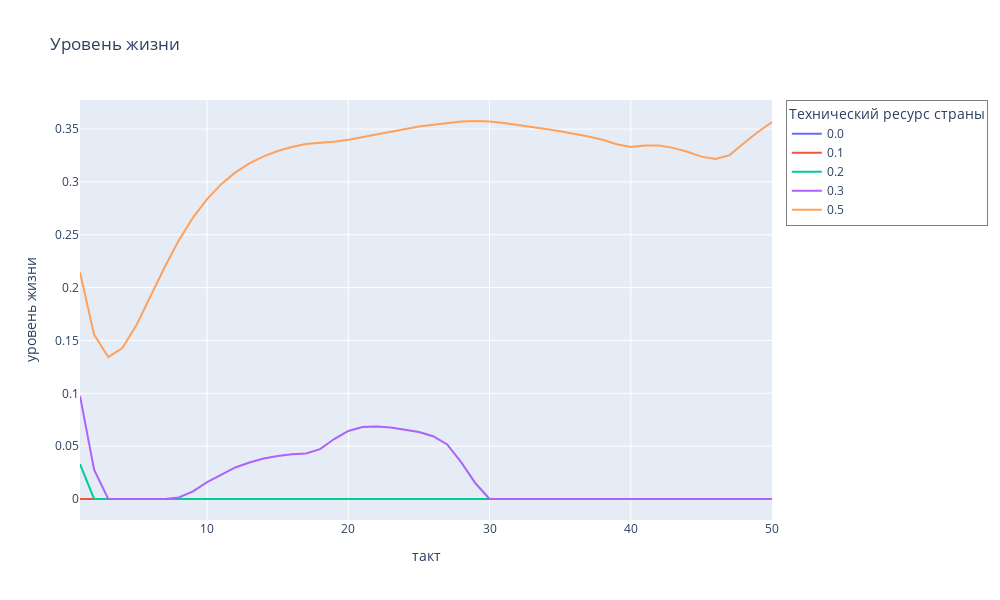

Notebook cell for this chart:
### Code cell
df5_ls = pd.read_csv('experiment_3_li.txt', names=['livst', 'country', 'i', 'inst'])
fig = px.line(df5_ls, x='i', y='livst', color='country', title='Уровень жизни')
fig.update_layout(
    width=1000, 
    height=600,
    xaxis_title='такт',  
    yaxis_title='уровень жизни', 
    showlegend=True,  
    legend_title='Технический ресурс страны',  
    legend=dict(
        bgcolor='rgba(255, 255, 255, 0.5)',  
        bordercolor='rgba(0, 0, 0, 0.5)',  
        borderwidth=1)
)
fig.show()
fig.write_image("livst52.png")

### Figure 1 — Plotly figure (JSON) as saved in the notebook; plotly's stock layout.template omitted (floating-point values rounded to 4 significant figures)
{"data": [{"hovertemplate": "country=0.0<br>i=%{x}<br>livst=%{y}<extra></extra>", "legendgroup": "0.0", "line": {"color": "#636efa", "dash": "solid"}, "marker": {"symbol": "circle"}, "mode": "lines", "name": "0.0", "orientation": "v", "showlegend": true, "type": "scatter", "x": [1, 2, 3, 4, 5, 6, 7, 8, 9, 10, 11, 12, 13, 14, 15, 16, 17, 18, 19, 20, 21, 22, 23, 24, 25, 26, 27, 28, 29, 30, 31, 32, 33, 34, 35, 36, 37, 38, 39, 40, 41, 42, 43, 44, 45, 46, 47, 48, 49, 50], "xaxis": "x", "y": [0, 0, 0, 0, 0, 0, 0, 0, 0, 0, 0, 0, 0, 0, 0, 0, 0, 0, 0, 0, 0, 0, 0, 0, 0, 0, 0, 0, 0, 0, 0, 0, 0, 0, 0, 0, 0, 0, 0, 0, 0, 0, 0, 0, 0, 0, 0, 0, 0, 0], "yaxis": "y"}, {"hovertemplate": "country=0.1<br>i=%{x}<br>livst=%{y}<extra></extra>", "legendgroup": "0.1", "line": {"color": "#EF553B", "dash": "solid"}, "marker": {"symbol": "circle"}, "mode": "lines", "name": "0.1", "orientation": "v", "showlegend": true, "type": "scatter", "x": [1, 2, 3, 4, 5, 6, 7, 8, 9, 10, 11, 12, 13, 14, 15, 16, 17, 18, 19, 20, 21, 22, 23, 24, 25, 26, 27, 28, 29, 30, 31, 32, 33, 34, 35, 36, 37, 38, 39, 40, 41, 42, 43, 44, 45, 46, 47, 48, 49, 50], "xaxis": "x", "y": [0, 0, 0, 0, 0, 0, 0, 0, 0, 0, 0, 0, 0, 0, 0, 0, 0, 0, 0, 0, 0, 0, 0, 0, 0, 0, 0, 0, 0, 0, 0, 0, 0, 0, 0, 0, 0, 0, 0, 0, 0, 0, 0, 0, 0, 0, 0, 0, 0, 0], "yaxis": "y"}, {"hovertemplate": "country=0.2<br>i=%{x}<br>livst=%{y}<extra></extra>", "legendgroup": "0.2", "line": {"color": "#00cc96", "dash": "solid"}, "marker": {"symbol": "circle"}, "mode": "lines", "name": "0.2", "orientation": "v", "showlegend": true, "type": "scatter", "x": [1, 2, 3, 4, 5, 6, 7, 8, 9, 10, 11, 12, 13, 14, 15, 16, 17, 18, 19, 20, 21, 22, 23, 24, 25, 26, 27, 28, 29, 30, 31, 32, 33, 34, 35, 36, 37, 38, 39, 40, 41, 42, 43, 44, 45, 46, 47, 48, 49, 50], "xaxis": "x", "y": [0.03302, 0, 0, 0, 0, 0, 0, 0, 0, 0, 0, 0, 0, 0, 0, 0, 0, 0, 0, 0, 0, 0, 0, 0, 0, 0, 0, 0, 0, 0, 0, 0, 0, 0, 0, 0, 0, 0, 0, 0, 0, 0, 0, 0, 0, 0, 0, 0, 0, 0], "yaxis": "y"}, {"hovertemplate": "country=0.3<br>i=%{x}<br>livst=%{y}<extra></extra>", "legendgroup": "0.3", "line": {"color": "#ab63fa", "dash": "solid"}, "marker": {"symbol": "circle"}, "mode": "lines", "name": "0.3", "orientation": "v", "showlegend": true, "type": "scatter", "x": [1, 2, 3, 4, 5, 6, 7, 8, 9, 10, 11, 12, 13, 14, 15, 16, 17, 18, 19, 20, 21, 22, 23, 24, 25, 26, 27, 28, 29, 30, 31, 32, 33, 34, 35, 36, 37, 38, 39, 40, 41, 42, 43, 44, 45, 46, 47, 48, 49, 50], "xaxis": "x", "y": [0.0974, 0.02769, 0, 0, 0, 0, 0, 0.001493, 0.007172, 0.01593, 0.023, 0.02985, 0.03447, 0.03832, 0.04061, 0.04233, 0.04311, 0.04715, 0.05671, 0.06442, 0.06804, 0.06862, 0.06755, 0.06584, 0.06344, 0.05942, 0.05165, 0.03465, 0.01489, 0, 0, 0, 0, 0, 0, 0, 0, 0, 0, 0, 0, 0, 0, 0, 0, 0, 0, 0, 0, 0], "yaxis": "y"}, {"hovertemplate": "country=0.5<br>i=%{x}<br>livst=%{y}<extra></extra>", "legendgroup": "0.5", "line": {"color": "#FFA15A", "dash": "solid"}, "marker": {"symbol": "circle"}, "mode": "lines", "name": "0.5", "orientation": "v", "showlegend": true, "type": "scatter", "x": [1, 2, 3, 4, 5, 6, 7, 8, 9, 10, 11, 12, 13, 14, 15, 16, 17, 18, 19, 20, 21, 22, 23, 24, 25, 26, 27, 28, 29, 30, 31, 32, 33, 34, 35, 36, 37, 38, 39, 40, 41, 42, 43, 44, 45, 46, 47, 48, 49, 50], "xaxis": "x", "y": [0.2144, 0.1555, 0.1342, 0.1428, 0.1646, 0.1918, 0.2195, 0.2447, 0.2663, 0.2837, 0.2979, 0.309, 0.3176, 0.3242, 0.3292, 0.333, 0.3358, 0.3371, 0.338, 0.3398, 0.3423, 0.3451, 0.3478, 0.3503, 0.3524, 0.3542, 0.3557, 0.3572, 0.3576, 0.357, 0.3558, 0.354, 0.352, 0.35, 0.3478, 0.3454, 0.343, 0.3398, 0.3357, 0.3329, 0.3345, 0.3344, 0.3322, 0.3285, 0.3239, 0.3216, 0.3253, 0.3365, 0.3472, 0.3566], "yaxis": "y"}], "layout": {"height": 600, "legend": {"bgcolor": "rgba(255, 255, 255, 0.5)", "bordercolor": "rgba(0, 0, 0, 0.5)", "borderwidth": 1, "title": {"text": "Технический ресурс страны"}, "tracegroupgap": 0}, "showlegend": true, "title": {"text": "Уровень жизни"}, "width": 1000, "xaxis": {"anchor": "y", "domain": [0, 1], "title": {"text": "такт"}}, "yaxis": {"anchor": "x", "domain": [0, 1], "title": {"text": "уровень жизни"}}}}
